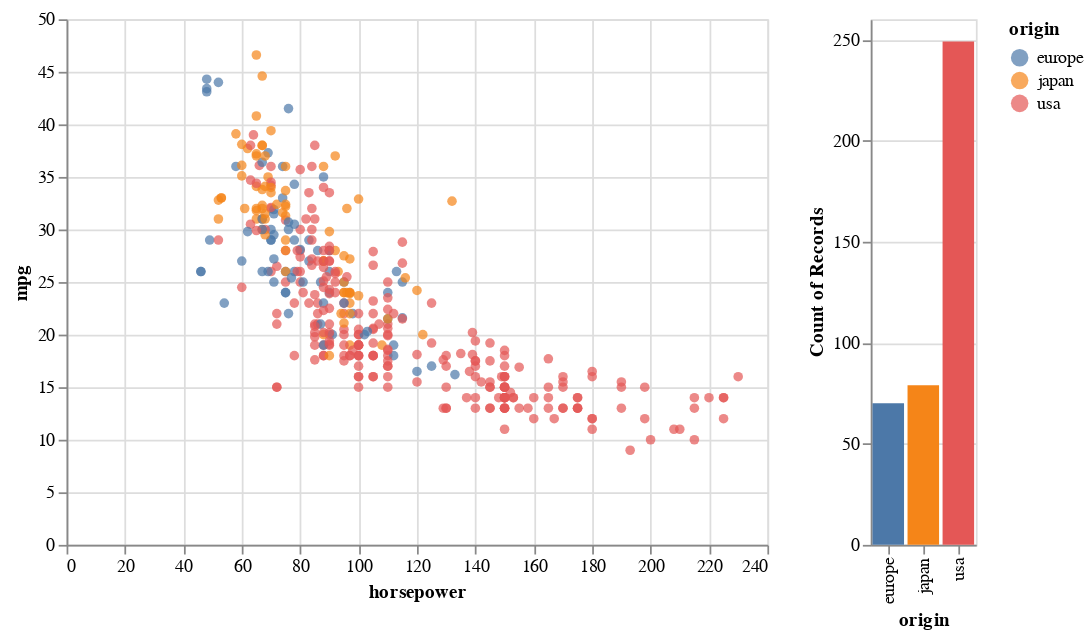

The notebook cell saved with this chart:
### Markdown cell above
Here we create a selection object (step 1) and add it to `c1` (step 2).  Now you can click and drag and a grey rectangle shows up, but there is no responsiveness yet.  (On Wednesday, we used `alt.selection_single` to choose one thing at a time; here, we are using `alt.selection_interval` to choose an interval at a time.)

### Code cell
brush = alt.selection_interval() # step 1

c1 = alt.Chart(cars).mark_circle().encode(
    x="horsepower",
    y="mpg",
    color="origin"
).add_selection(brush) # step 2

c2 = alt.Chart(cars).mark_bar().encode(
    x="origin",
    y="count()",
    color="origin"
)

alt.hconcat(c1,c2) # c1|c2

### Figure 1 — Vega-Lite specification as saved in the notebook (floating-point values rounded to 4 significant figures; data arrays with more than 128 entries replaced by an {"elided": "..."} marker saying what was removed)
{"config": {"view": {"continuousWidth": 400, "continuousHeight": 300}}, "hconcat": [{"mark": "circle", "encoding": {"color": {"field": "origin", "type": "nominal"}, "x": {"field": "horsepower", "type": "quantitative"}, "y": {"field": "mpg", "type": "quantitative"}}, "selection": {"selector001": {"type": "interval"}}}, {"mark": "bar", "encoding": {"color": {"field": "origin", "type": "nominal"}, "x": {"field": "origin", "type": "nominal"}, "y": {"aggregate": "count", "type": "quantitative"}}}], "data": {"name": "data-f1198cc0481ad698d7dc4699e0a3efa7"}, "$schema": "https://vega.github.io/schema/vega-lite/v4.17.0.json", "datasets": {"data-f1198cc0481ad698d7dc4699e0a3efa7": {"elided": "398 records"}}}
